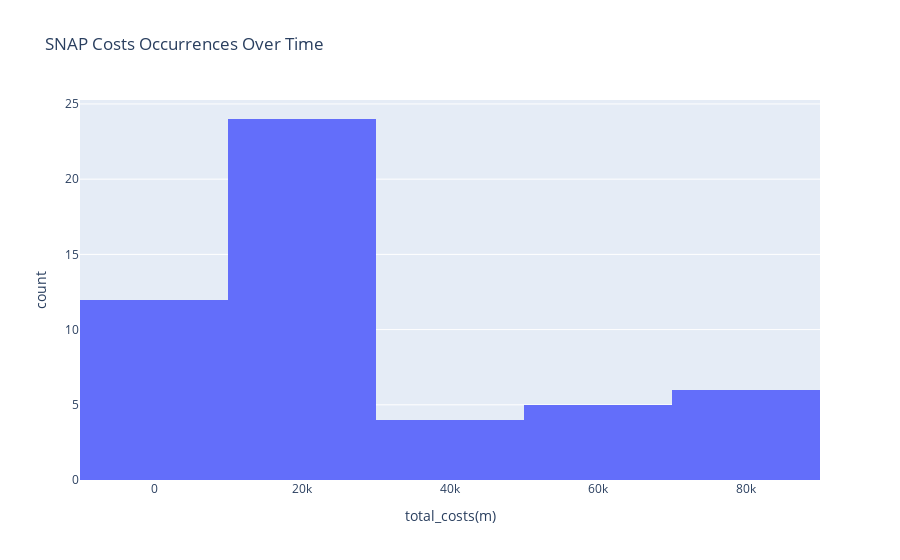

Notebook code cell kept with this figure:
### Markdown cell above
- Create a histogram of the `total_costs(m)` column

### Code cell
fig = px.histogram(df, x='total_costs(m)', title='SNAP Costs Occurrences Over Time')
fig.show()

### Figure 1 — Plotly figure (JSON) as saved in the notebook; plotly's stock layout.template omitted (floating-point values rounded to 4 significant figures)
{"data": [{"alignmentgroup": "True", "bingroup": "x", "hovertemplate": "total_costs(m)=%{x}<br>count=%{y}<extra></extra>", "legendgroup": "", "marker": {"color": "#636efa", "pattern": {"shape": ""}}, "name": "", "offsetgroup": "", "orientation": "v", "showlegend": false, "type": "histogram", "x": [250.5, 576.9, 1576.0, 1867.0, 2207.0, 2838.0, 4619.0, 5686.0, 5461, 5520.0, 6940.0, 9206.0, 11230.0, 10840.0, 11850.0, 11580.0, 11700.0, 11640.0, 11600.0, 12320.0, 12900.0, 15450.0, 18750.0, 22460.0, 23650.0, 24490.0, 24620.0, 24330.0, 21510.0, 18990.0, 17820.0, 17050.0, 17790.0, 20640.0, 23820.0, 27100.0, 31070.0, 32900.0, 33170.0, 37640.0, 53620.0, 68280.0, 75690.0, 78410.0, 79860.0, 74060.0, 73950.0, 70910.0, 68170.0, 65450.0, 60370.0], "xaxis": "x", "yaxis": "y"}], "layout": {"barmode": "relative", "legend": {"tracegroupgap": 0}, "title": {"text": "SNAP Costs Occurrences Over Time"}, "xaxis": {"anchor": "y", "domain": [0, 1], "title": {"text": "total_costs(m)"}}, "yaxis": {"anchor": "x", "domain": [0, 1], "title": {"text": "count"}}}}
